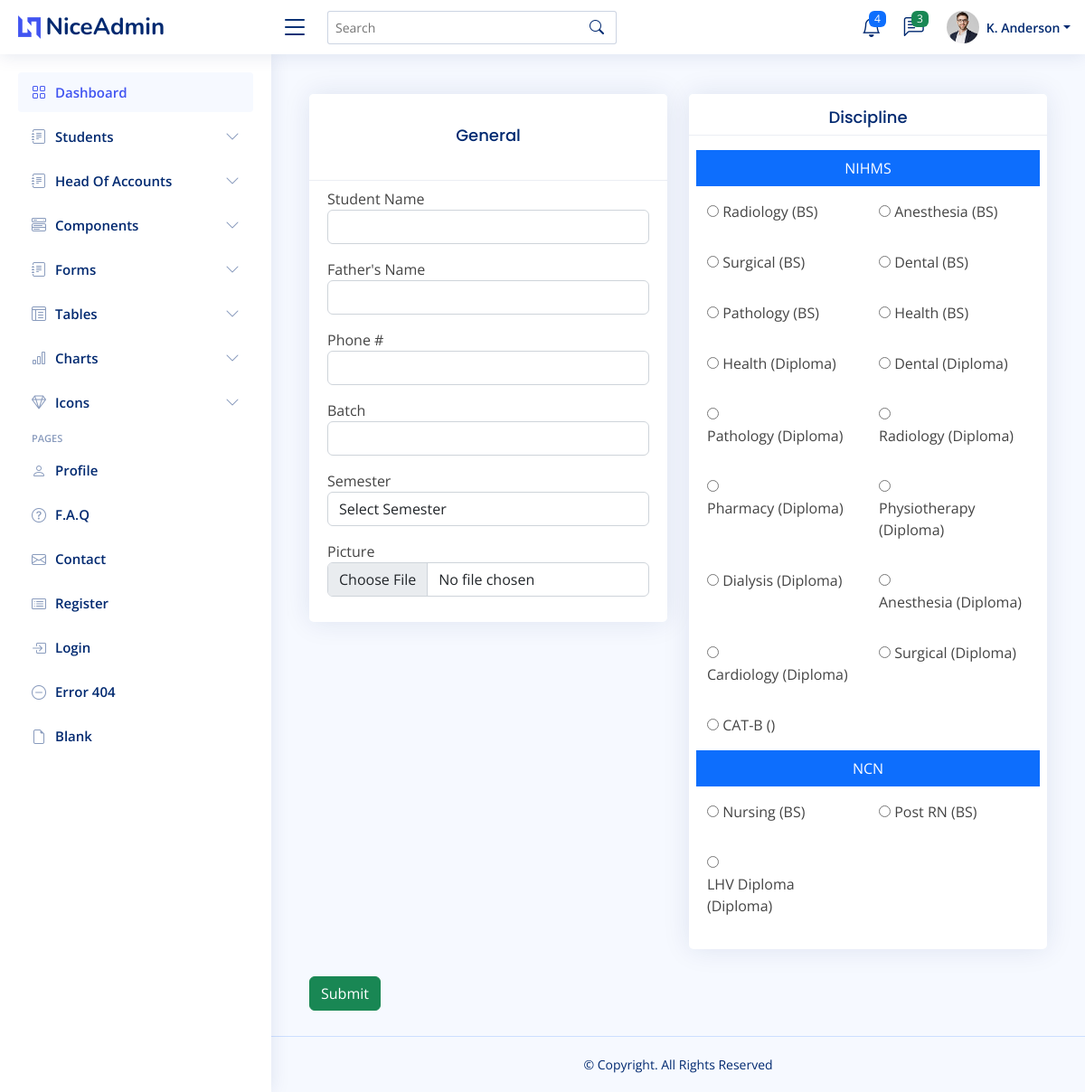
The app's page /views/students/add_student.php with its own data.
### tables this page shows
CREATE TABLE `discipline` (
  `id` int(11) NOT NULL,
  `discipline_name` varchar(512) DEFAULT NULL,
  `branch` varchar(512) DEFAULT NULL,
  `program` varchar(255) DEFAULT NULL,
  `system_type` varchar(64) DEFAULT NULL,
  `num_of_semesters` int(11) DEFAULT NULL,
  `num_of_years` int(11) DEFAULT NULL,
  `status` varchar(11) NOT NULL DEFAULT '1'
);

### views/students/add_student.php (the view, shortened to what this page needs)
<?php
include '../../includes/header.php';
include '../../includes/sidebar.php';
?>
<main id="main" class="main">
<div class="container py-2">
    <form id="new_student_form"  method="post" action="#" onsubmit="add_student_db();return false">
      <div class="row mt-3">
        <div class="col-md-6">
          <div class="card card-primary">
            <div class="card-header">
              <h3 class="card-title text-center">General</h3>
            </div>
            <div class="card-body">
              <div class="form-group py-2">
                <label for="student_name">Student Name</label>
                <input type="text" id="student_name"  name="student_name" class="form-control" required>
              </div>
              <div class="form-group py-2">
                <label for="father_name">Father's Name</label>
                <input type="text" id="father_name" name="father_name" class="form-control" required>
              </div>
              <div class="form-group py-2">
                <label for="phone">Phone #</label>
                <input type="text" id="phone" name="phone" class="form-control">
              </div>
              <div class="form-group py-2">
                <label for="batch">Batch</label>
                <input type="text" id="batch" name="batch" class="form-control" required>
              </div>
              <div class="form-group py-2">
                <label for="semester">Semester</label>
                <select id="semester" name="semester" class="form-control custom-select" >
                  <option selected disabled>Select Semester</option>
                </select>
              </div>
              <div class="form-group py-2">
                <label for="picture">Picture</label>
                <input type="file" id="picture" name="picture" class="form-control">
              </div>
            </div>
          </div>
        </div>
        <div class="col-md-6">
          <div class="card card-secondary">
            <div class="card-header pb-0">
              <h3 class="card-title text-center py-0">Discipline</h3>
            </div>
            <div class="card-body">
                <div class="row mt-3">
                    <div class="col-12 d-flex justify-content-center bg-primary text-white "><label class="p-2">NIHMS</label></div>
                    <?php
                    $ret=mysqli_query($con,"SELECT * FROM `discipline` WHERE `status` = '1' AND `branch` ='nihms'");
                    while ($row=mysqli_fetch_array($ret))
                    {
                        ?>
                        <div class="col-12 col-md-6 form-group py-3">
                            <div class="custom-control custom-radio">
                                <input class="custom-control-input" type="radio" id="discipline<?=$row['id']?>" name="discipline" value="<?=$row['id']?>" required>
                                <label for="discipline<?=$row['id']?>" class="custom-control-label"><?=$row['discipline_name']?> (<?=$row['program']?>)</label>
                            </div>
                        </div>
                        <?php
                    }
                    ?>
                </div>
                <div class="row">
                <div class="col-12 d-flex justify-content-center bg-primary text-white "><label class="p-2">NCN</label></div>
                    <?php
                    $ret=mysqli_query($con,"SELECT * FROM `discipline` WHERE `status` = '1' AND `branch` ='ncn'");
                    while ($row=mysqli_fetch_array($ret))
                    {
                        ?>
                        <div class="col-12 col-md-6 form-group py-3">
                            <div class="custom-control custom-radio">
                                <input class="custom-control-input" type="radio" id="discipline<?=$row['id']?>" name="discipline" value="<?=$row['id']?>" required>
                                <label for="discipline<?=$row['id']?>" class="custom-control-label"><?=$row['discipline_name']?> (<?=$row['program']?>)</label>
                            </div>
                        </div>
                        <?php
                    }
                ?>
                </div>
            </div>
          </div>
        </div>
      </div>
      <div class="row">
        <div class="col-12">
          <input type="submit" class="btn btn-success float-right">
        </div>
      </div>
      </form>
</div>
</main>
<?php
include '../../includes/footer.php';
?>

### assets/css/style.css (style rules this page uses)
:root { scroll-behavior: smooth; }
body { font-family: "Open Sans", sans-serif; background: #f6f9ff; color: #444444; }
h1, h2, h3, h4, h5, h6 { font-family: "Nunito", sans-serif; }
#main { margin-top: 60px; padding: 20px 30px; transition: all 0.3s; }
.card { margin-bottom: 30px; border: none; border-radius: 5px; box-shadow: 0px 0 30px rgba(1, 41, 112, 0.1); }
.card-header, .card-footer { border-color: #ebeef4; background-color: #fff; color: #798eb3; padding: 15px; }
.card-title { padding: 20px 0 15px 0; font-size: 18px; font-weight: 500; color: #012970; font-family: "Poppins", sans-serif; }
.card-body { padding: 0 20px 20px 20px; }
@media (min-width: 1200px) { #main, #footer { margin-left: 300px; } }

### records on screen
discipline: discipline_name "Radiology", program "BS"
discipline: discipline_name "Anesthesia", program "BS"
discipline: discipline_name "Surgical", program "BS"
discipline: discipline_name "Dental", program "BS"
discipline: discipline_name "Pathology", program "BS"
discipline: discipline_name "Health", program "BS"
discipline: discipline_name "Health", program "Diploma"
discipline: discipline_name "Dental", program "Diploma"
discipline: discipline_name "Pathology", program "Diploma"
discipline: discipline_name "Radiology", program "Diploma"
discipline: discipline_name "Pharmacy", program "Diploma"
discipline: discipline_name "Physiotherapy", program "Diploma"
discipline: discipline_name "Dialysis", program "Diploma"
discipline: discipline_name "Anesthesia", program "Diploma"
discipline: discipline_name "Cardiology", program "Diploma"
discipline: discipline_name "Surgical", program "Diploma"
discipline: discipline_name "CAT-B"
discipline: discipline_name "Nursing", program "BS"
discipline: discipline_name "Post RN", program "BS"
discipline: discipline_name "LHV Diploma", program "Diploma"
